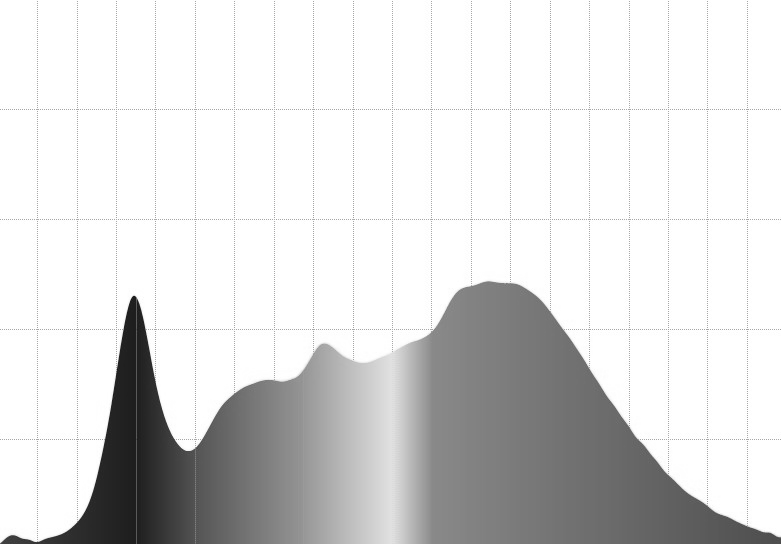
#> input picture Gri Resimler/3500.png, 781 x 544 px, found by its file name
$ python canny1.py   (older library calls are emulated)
#> lines starting #> are read from the running program, lines starting #| are printed output that depends on the picture
import cv2
import numpy as np
from matplotlib import pyplot as plt

img = cv2.imread("3500.png", cv2.IMREAD_GRAYSCALE)
#> img is the input picture: shape (544, 781); min 23, max 255, mean 220
lap = cv2.Laplacian(img, cv2.CV_64F, ksize=3)
lap = np.uint8(np.absolute(lap))
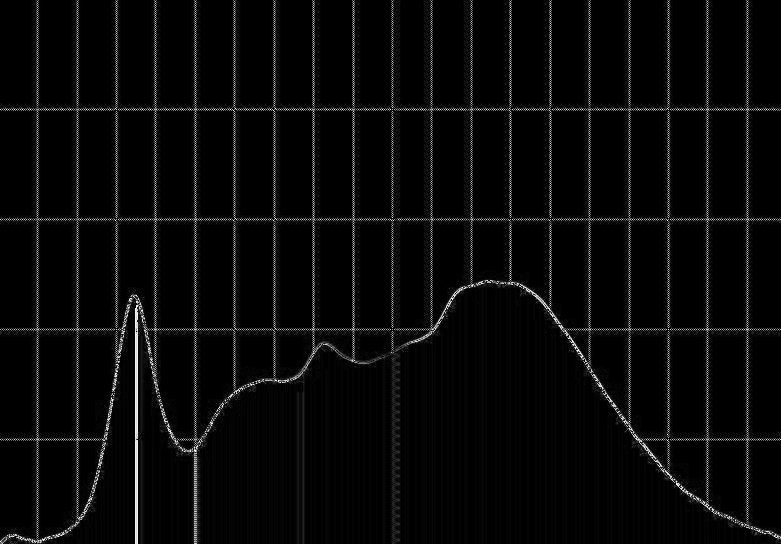
#> lap: shape (544, 781); min 0, max 254, mean 8.8
sobelX = cv2.Sobel(img, cv2.CV_64F, 1, 0)
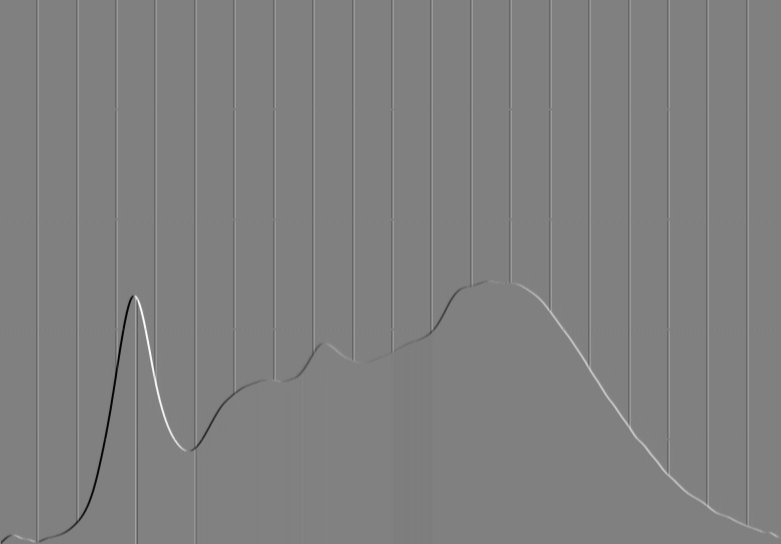
#> sobelX: shape (544, 781) float64; min -879, max 863, mean 0; drawn with min black and max white
sobelY = cv2.Sobel(img, cv2.CV_64F, 0, 1)
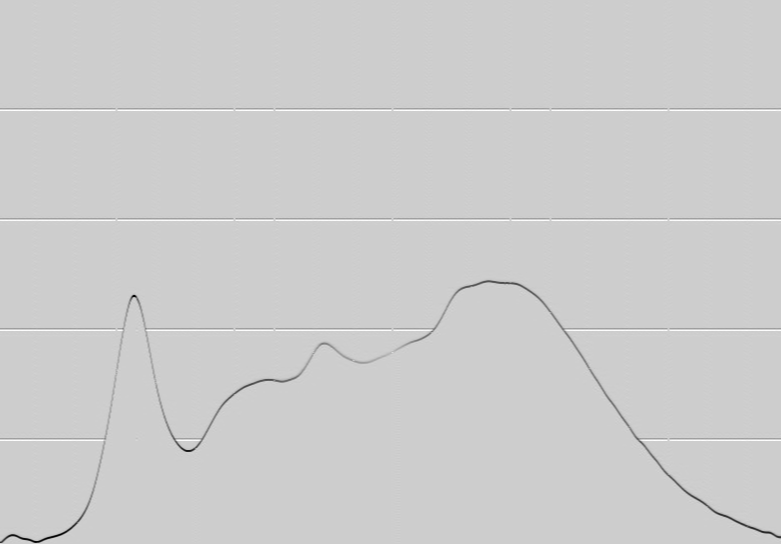
#> sobelY: shape (544, 781) float64; min -793, max 189, mean -2.2; drawn with min black and max white
edges = cv2.Canny(img,100,200)
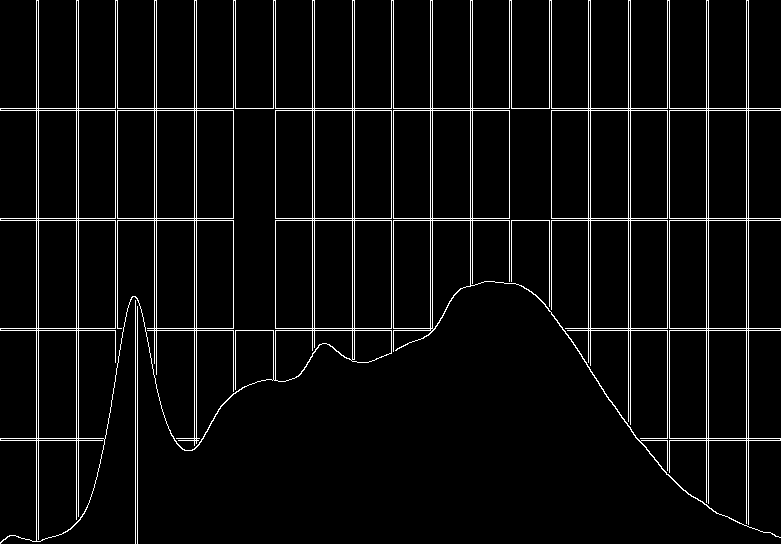
#> edges: shape (544, 781); 4.9% white in thin lines or dots

sobelX = np.uint8(np.absolute(sobelX))
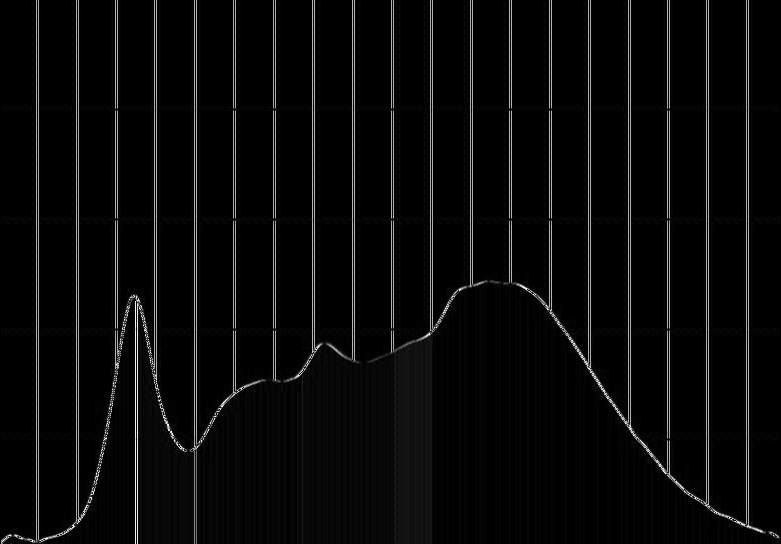
#> sobelX: shape (544, 781); min 0, max 255, mean 9.6
sobelY = np.uint8(np.absolute(sobelY))
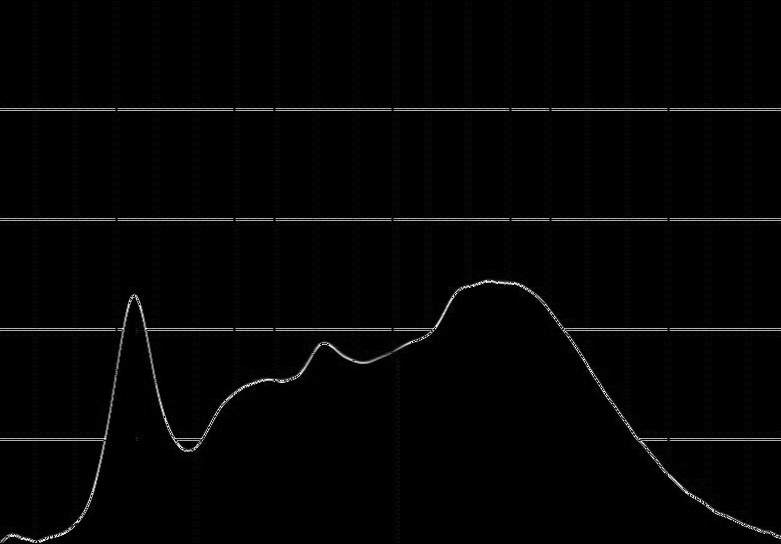
#> sobelY: shape (544, 781); min 0, max 255, mean 4

sobelCombined = cv2.bitwise_or(sobelX, sobelY)
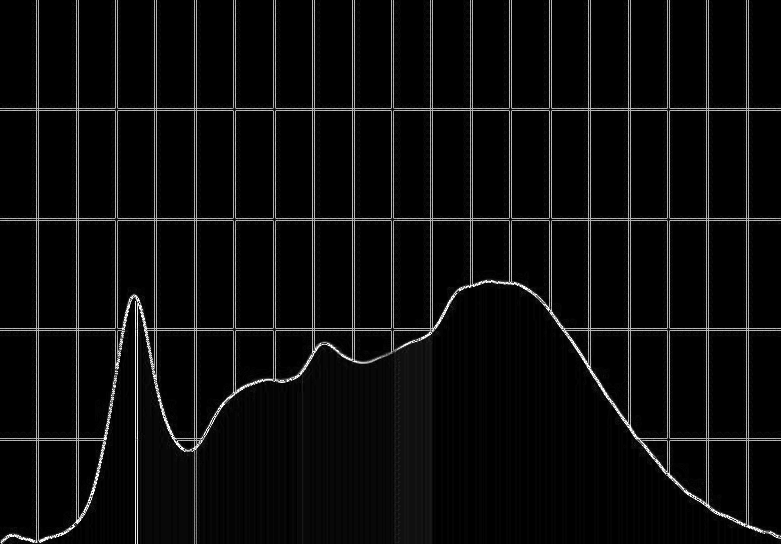
#> sobelCombined: shape (544, 781); min 0, max 255, mean 12.5

titles = ['image', 'Laplacian', 'sobelX', 'sobelY', 'sobelCombined', 'Canny']
images = [img, lap, sobelX, sobelY, sobelCombined, edges]
for i in range(6):
    plt.subplot(2, 3, i+1), plt.imshow(images[i], 'gray')
    plt.title(titles[i])
    plt.xticks([]),plt.yticks([])

plt.show()

$ run again, with Gri Resimler/3750.png copied over Gri Resimler/3500.png
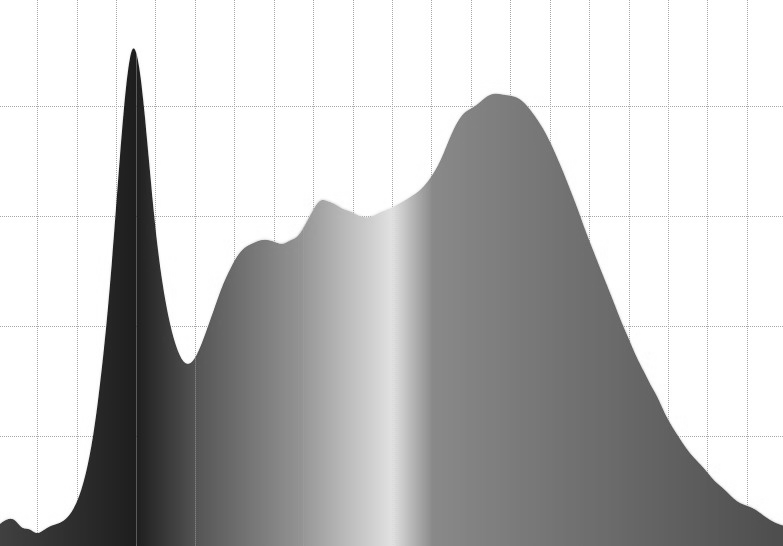
#> input picture Gri Resimler/3750.png, 783 x 546 px, found by its file name
#> img is the input picture: shape (546, 783); min 24, max 255, mean 192.4
#> `edges = cv2.Canny(img,100,200)`:
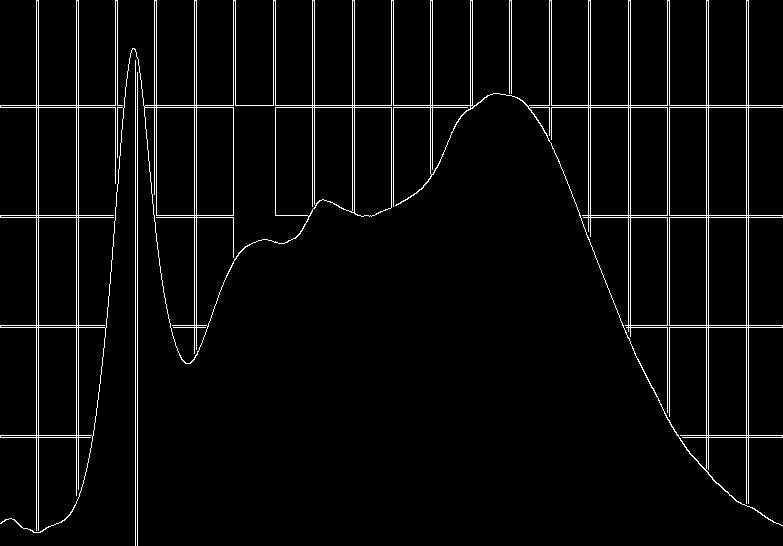
#> edges: shape (546, 783); 3.8% white in thin lines or dots
#> `sobelCombined = cv2.bitwise_or(sobelX, sobelY)`:
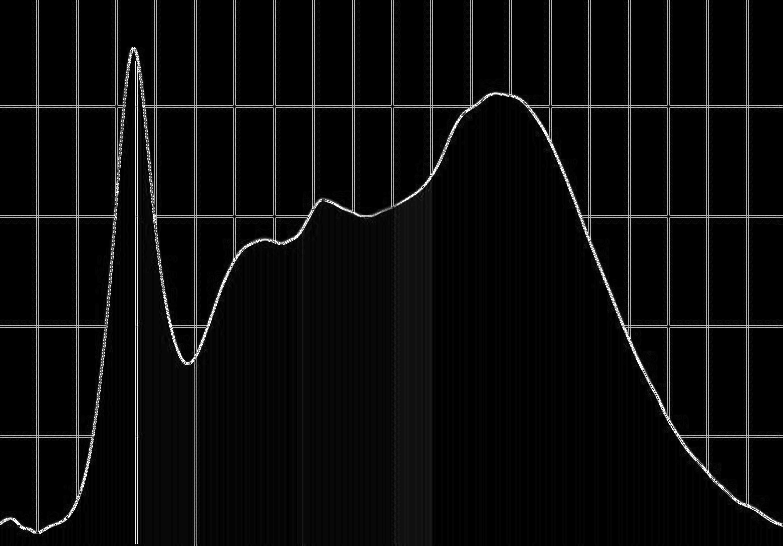
#> sobelCombined: shape (546, 783); min 0, max 255, mean 11.7
